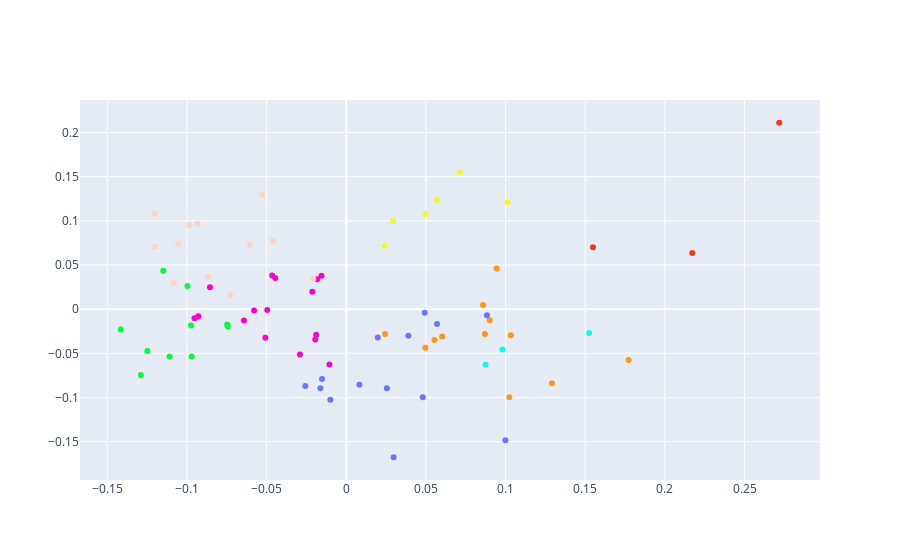

The code cell stored with this chart in its notebook:
### Code cell
fig = go.Figure(data=go.Scatter(x=Xr[:, 0],
                                y=Xr[:, 1],
                                mode='markers',
                                text=[f'{label}|{n_token}' for label, n_token in zip(aggr.label, aggr.n_texts)],
                                marker_color=plotly_color_categorical_values(cluster)))


fig.show()

### Figure 1 — Plotly figure (JSON) as saved in the notebook; plotly's stock layout.template omitted (floating-point values rounded to 4 significant figures)
{"data": [{"marker": {"color": ["#00FE35", "#FED4C4", "#00FE35", "#00FE35", "#00FE35", "#00FE35", "#FE00CE", "#6A76FC", "#FE00CE", "#FF9616", "#FED4C4", "#FD3216", "#FE00CE", "#FE00CE", "#FF9616", "#FF9616", "#FE00CE", "#F6F926", "#FE00CE", "#FE00CE", "#6A76FC", "#FD3216", "#6A76FC", "#FE00CE", "#FF9616", "#6A76FC", "#FED4C4", "#FE00CE", "#F6F926", "#FE00CE", "#FED4C4", "#FED4C4", "#0DF9FF", "#6A76FC", "#FE00CE", "#F6F926", "#6A76FC", "#F6F926", "#FF9616", "#FF9616", "#00FE35", "#FF9616", "#FE00CE", "#0DF9FF", "#FE00CE", "#00FE35", "#FE00CE", "#FF9616", "#FED4C4", "#6A76FC", "#FE00CE", "#6A76FC", "#00FE35", "#00FE35", "#6A76FC", "#6A76FC", "#FED4C4", "#FF9616", "#FED4C4", "#6A76FC", "#F6F926", "#FD3216", "#FF9616", "#FED4C4", "#FE00CE", "#F6F926", "#6A76FC", "#0DF9FF", "#6A76FC", "#FF9616", "#FED4C4", "#FF9616", "#6A76FC", "#FED4C4", "#FED4C4", "#00FE35"]}, "mode": "markers", "text": ["Drama|370", "Comedy|195", "Comedy,Drama|139", "Drama,Romance|132", "Comedy,Drama,Romance|116", "Comedy,Romance|85", "Horror|77", "Drama,Thriller|74", "Horror,Thriller|69", "Action,Crime,Drama|67", "Adventure,Animation,Comedy|65", "Documentary|64", "Crime,Drama,Thriller|62", "Thriller|53", "Action,Crime,Thriller|49", "Action,Adventure,Sci-Fi|41", "Action,Comedy,Crime|41", "Action,Adventure,Drama|36", "Action|36", "Crime,Drama|35", "Crime,Drama,Mystery|30", "Biography,Drama,History|30", "Biography,Drama|30", "Action,Adventure,Comedy|28", "Action,Thriller|28", "Horror,Mystery,Thriller|28", "Comedy,Horror|27", "Comedy,Crime,Drama|26", "Action,Adventure,Fantasy|25", "Crime,Thriller|22", "Family|22", "Action,Adventure,Animation|22", "Action,Horror,Sci-Fi|20", "Biography,Drama,Romance|20", "Action,Comedy|19", "Action,Drama|19", "Drama,Mystery,Thriller|19", "Action,Drama,History|19", "Action,Drama,Thriller|18", "Action,Sci-Fi,Thriller|18", "Drama,Horror,Thriller|16", "Action,Biography,Drama|15", "Action,Comedy,Horror|15", "Horror,Sci-Fi,Thriller|15", "Adventure,Family,Fantasy|15", "Drama,Family|14", "Adventure,Comedy,Drama|14", "Drama,War|14", "Adventure,Comedy,Family|14", "Mystery,Thriller|14", "Comedy,Crime|14", "Biography,Comedy,Drama|14", "Drama,Romance,Thriller|12", "Comedy,Drama,Fantasy|12", "Drama,Horror,Mystery|12", "Drama,Fantasy,Horror|12", "Adventure,Animation,Family|12", "Crime,Mystery,Thriller|12", "Adventure,Family|12", "Horror,Mystery|12", "Action,Adventure|12", "Drama,History,War|12", "Action,Adventure,Crime|11", "Comedy,Family|11", "Crime|11", "Drama,History|11", "Drama,Mystery,Romance|11", "Action,Horror|11", "Drama,Mystery|11", "Action,Adventure,Thriller|11", "Adventure,Comedy|10", "Biography,Crime,Drama|10", "Comedy,Drama,Music|10", "Adventure,Drama,Family|10", "Horror,Sci-Fi|10", "Drama,Music|10"], "type": "scatter", "x": [-0.07442, -0.1082, -0.09745, -0.1109, -0.09707, -0.1416, -0.09286, -0.01521, -0.02909, 0.02439, -0.09338, 0.2718, -0.01059, -0.01946, 0.05533, 0.09004, -0.01889, 0.07124, -0.01819, -0.09527, 0.0999, 0.1549, 0.08833, -0.01555, 0.04965, -0.0257, -0.08682, -0.04958, 0.02941, -0.0508, -0.09861, -0.05281, 0.1524, 0.05696, -0.04458, 0.02417, 0.02974, 0.1013, 0.06019, 0.1033, -0.1249, 0.09442, -0.08555, 0.09802, -0.04653, -0.09969, -0.02131, 0.08583, -0.06056, -0.01627, -0.05785, 0.04927, -0.129, -0.07473, 0.04801, 0.008243, -0.1203, 0.1024, -0.04624, 0.01981, 0.05698, 0.2172, 0.1291, -0.1055, -0.06423, 0.04983, 0.02546, 0.08747, -0.01002, 0.1773, -0.07286, 0.08705, 0.03897, -0.1201, -0.02071, -0.1149], "y": [-0.01963, 0.02967, -0.01853, -0.05354, -0.05356, -0.02308, -0.007996, -0.07919, -0.05127, -0.02818, 0.09695, 0.2111, -0.06268, -0.03424, -0.03504, -0.01262, -0.02893, 0.1553, 0.03384, -0.01023, -0.1484, 0.07024, -0.007001, 0.03795, -0.04366, -0.08692, 0.03657, -0.0009298, 0.09992, -0.03235, 0.09543, 0.1296, -0.02714, -0.01684, 0.03525, 0.07208, -0.1677, 0.1211, -0.03085, -0.02965, -0.04737, 0.04607, 0.02477, -0.04558, 0.03805, 0.02611, 0.01962, 0.004692, 0.07294, -0.0895, -0.001386, -0.003988, -0.0747, -0.0173, -0.09983, -0.0855, 0.1084, -0.09988, 0.07714, -0.03213, 0.1232, 0.06366, -0.08382, 0.07411, -0.01286, 0.1077, -0.08963, -0.06302, -0.1027, -0.05749, 0.01579, -0.0282, -0.03013, 0.07029, 0.0342, 0.04348]}], "layout": {}}
